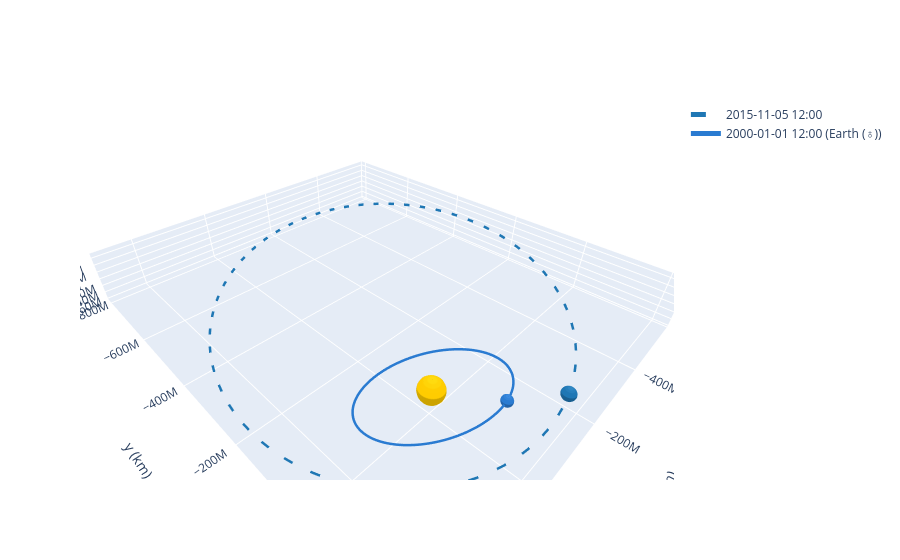

Source (notebook cell):
### Code cell
frame = OrbitPlotter3D()

frame.plot(churi)
frame.plot_body_orbit(Earth, J2000)

### Figure 1 — Plotly figure (JSON) as saved in the notebook; plotly's stock layout.template omitted (floating-point values rounded to 4 significant figures; data arrays with more than 128 entries replaced by an {"elided": "..."} marker saying what was removed)
{"data": [{"cauto": false, "cmax": 1, "cmin": 1, "colorscale": [[0, "#ffcc00"], [1, "#ffcc00"]], "name": "Sun", "showscale": false, "type": "surface", "x": {"elided": "20x20 float values"}, "y": {"elided": "20x20 float values"}, "z": {"elided": "20x20 float values"}}, {"line": {"color": "rgb(31, 119, 180)", "dash": "dash", "width": 5}, "mode": "lines", "name": "2015-11-05 12:00", "type": "scatter3d", "x": {"elided": "150 float values"}, "y": {"elided": "150 float values"}, "z": {"elided": "150 float values"}}, {"cauto": false, "cmax": 1, "cmin": 1, "colorscale": [[0, "rgb(31, 119, 180)"], [1, "rgb(31, 119, 180)"]], "name": "2015-11-05 12:00", "showscale": false, "type": "surface", "x": {"elided": "20x20 float values"}, "y": {"elided": "20x20 float values"}, "z": {"elided": "20x20 float values"}}, {"cauto": false, "cmax": 1, "cmin": 1, "colorscale": [[0, "#ffcc00"], [1, "#ffcc00"]], "name": "Sun", "showscale": false, "type": "surface", "x": {"elided": "20x20 float values"}, "y": {"elided": "20x20 float values"}, "z": {"elided": "20x20 float values"}}, {"cauto": false, "cmax": 1, "cmin": 1, "colorscale": [[0, "#ffcc00"], [1, "#ffcc00"]], "name": "Sun", "showscale": false, "type": "surface", "x": {"elided": "20x20 float values"}, "y": {"elided": "20x20 float values"}, "z": {"elided": "20x20 float values"}}, {"line": {"color": "#2a7bd1", "dash": "solid", "width": 5}, "mode": "lines", "name": "2000-01-01 12:00 (Earth (♁))", "type": "scatter3d", "x": {"elided": "150 float values"}, "y": {"elided": "150 float values"}, "z": {"elided": "150 float values"}}, {"cauto": false, "cmax": 1, "cmin": 1, "colorscale": [[0, "#2a7bd1"], [1, "#2a7bd1"]], "name": "2000-01-01 12:00 (Earth (♁))", "showscale": false, "type": "surface", "x": {"elided": "20x20 float values"}, "y": {"elided": "20x20 float values"}, "z": {"elided": "20x20 float values"}}, {"cauto": false, "cmax": 1, "cmin": 1, "colorscale": [[0, "#ffcc00"], [1, "#ffcc00"]], "name": "Sun", "showscale": false, "type": "surface", "x": {"elided": "20x20 float values"}, "y": {"elided": "20x20 float values"}, "z": {"elided": "20x20 float values"}}], "layout": {"autosize": true, "scene": {"aspectmode": "data", "xaxis": {"title": {"text": "x (km)"}}, "yaxis": {"title": {"text": "y (km)"}}, "zaxis": {"title": {"text": "z (km)"}}}}}
